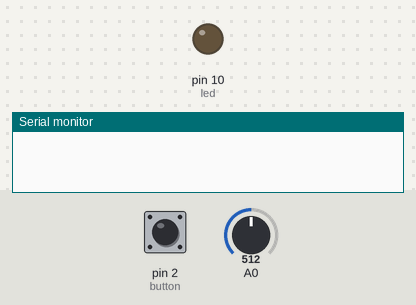
A sketch run on a simulated Arduino Uno, built with avr-gcc and run on an emulated ATmega328P. Parts: output pins drawn as LEDs (lit = HIGH), the last lines printed to the serial monitor. The inputs (shaded band) are chosen by the test bench; at power-on: pin 2 (button) HIGH, A0 = 512.

Above: at 1.2 s.
1.3 s: pin 2 (button) pulled LOW for 0.15 s
At 2.8 s:
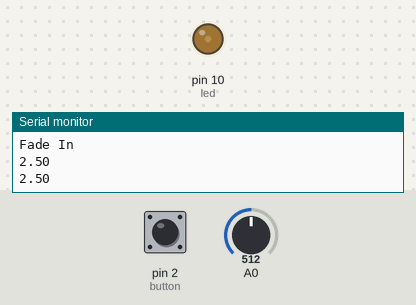
At 7.1 s:
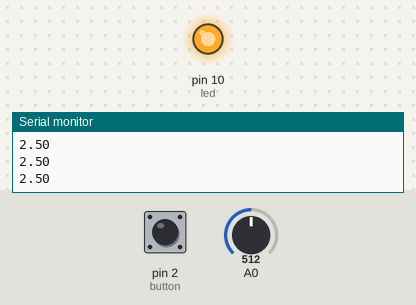
Timing chart, 0 to 13.4 s (numbered marks = the images above; inputs shaded):
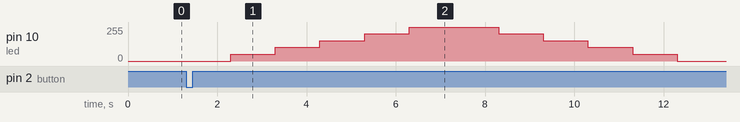

Measured:
- after the input at 1.3 s, pin 10 (led): rises from 0/255 to 255/255 in 4.0 s, then falls to 0/255 in 6.0 s

The sketch:

DesafioEstagio.ino
```cpp
int led = 10; // Led in pino 10 pwm
int button = 2; // Button in pino digital 2
bool fade = false; // bool variable to activate and deactivate the fade
int buttonState = 0;

void setup() {
  Serial.begin(9600);
  pinMode(led, OUTPUT);
  pinMode(button, INPUT);
  // Define the function to be called when an interruption (push button)
  // It happens everytime the button changes from high to low
  attachInterrupt(0, interrupt_toogle, FALLING);
  loop();
}

void loop() {
  int startFadeValue = 0;
  while (Serial.available() > 0) {
    startFadeValue = Serial.parseInt();
    if(startFadeValue < 255){
      delay(30);
    }else{
      Serial.println("Value out of range, it needs to be < 255!");
    }
  };

  // When the button is pressed
  if(fade){
    Serial.println("Fade In");
    // Brights up the led in 20%
    for (int fadeValue = startFadeValue ; fadeValue <= 255; fadeValue += 51) {
      analogWrite(led, fadeValue);
      print_voltage();
      // Wait 1 second
      delay(1000);
    }

    Serial.println("Fade Out");
    // Brights down the led in 20%
    for (int fadeValue = 255 ; fadeValue >= 0; fadeValue -= 51) {
      analogWrite(led, fadeValue);
      print_voltage();
      // Wait 1 seconde
      delay(1000);
    }
  }
}

// Function to activate or deactivate the fadding
void interrupt_toogle() {
  buttonState = digitalRead(button); // Changes the button state
  fade = !fade;
  Serial.println("You pressed the button!");
}

void print_voltage(){
  // Reads the value of the analog pin
  int sensorValue = analogRead(A0);
  // Converts the value to voltage
  float voltage = sensorValue * (5.0 / 1023.0);
  Serial.println(voltage);
}
```
